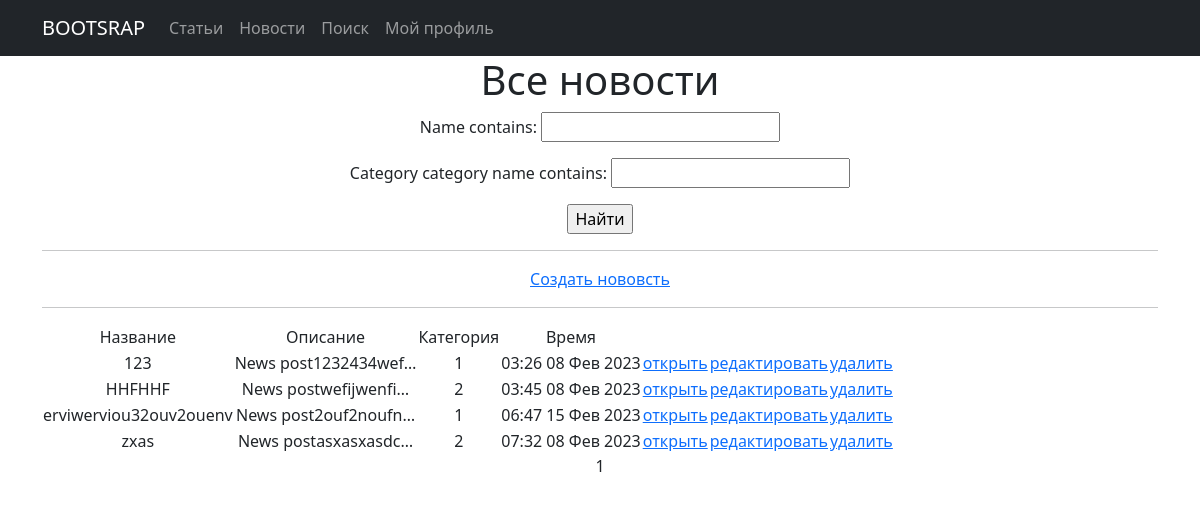
Before: /simpleapp/news/ with the older database file.
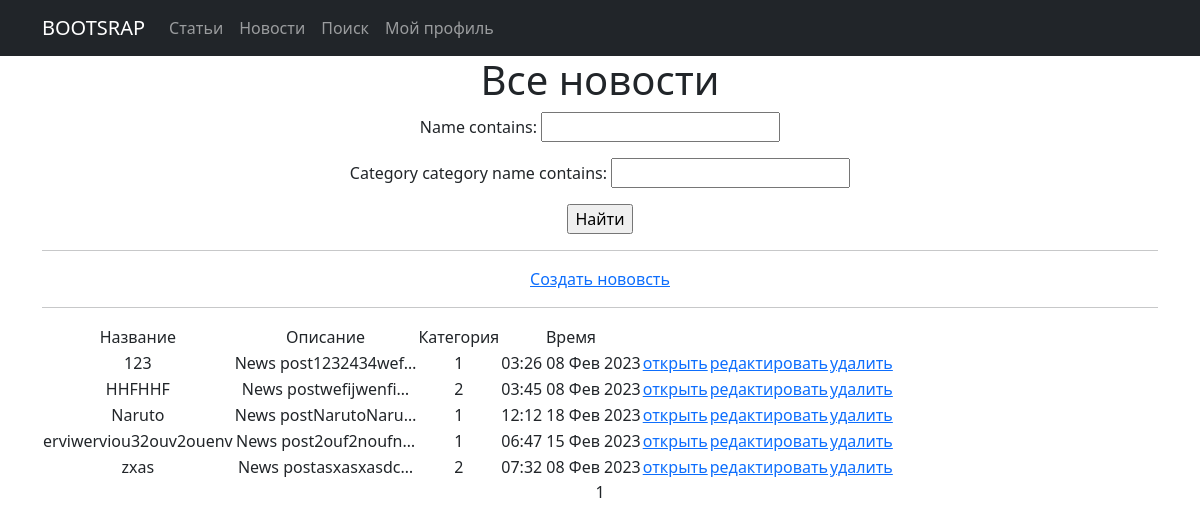
After: the same page with the newer database file.
### simpleapp/models.py (models this page shows, shortened)
class News(models.Model):
    date = models.DateTimeField(default=datetime.now)
    name = models.CharField(max_length=50, unique=True)
    description = models.TextField(default="News post")
    category = models.ForeignKey(
        to='Category',
        on_delete=models.CASCADE,
        related_name='news',  # все продукты в категории будут доступны через поле products
    )

class Category(models.Model):
    category_name = models.CharField(max_length=255, unique=True)

### simpleapp/views.py (the view)
# urls.py: path('news/', NewsList.as_view(), name='news'),
class NewsList(ListView):
    model = News
    ordering = 'name'
    template_name = 'news.html'
    context_object_name = 'news'
    paginate_by = 10
    def get_queryset(self):
        queryset = super().get_queryset()
        self.filterset = NewsFilter(self.request.GET, queryset)
        return self.filterset.qs
    def get_context_data(self, **kwargs):
        context = super().get_context_data(**kwargs)
        context['filterset'] = self.filterset
        return context

### simpleapp/templatetags/custom_filters.py (called while the page is built)
@register.filter()
def censor(value):
    try:
        if "редиска" in value:
            value = value.replace('редиска', 'р******')
            return value
        else:
            return value
    except:
        raise TypeError("Функция принимает только строки")

### templates/news.html (shortened to what this page needs)
{% extends 'flatpages/default.html' %}
{% load custom_filters %}
{% load custom_tags %}
{% block content %}
   <h1>Все новости</h1>
   <form action="" method="get">
       {{ filterset.form.as_p }}
       <input type="submit" value="Найти" />
   </form>
   <hr>
   <a href="{% url 'news_create' %}">Создать нововсть</a>
   <hr>
   {% if news %}
       <table>
           <tr>
               <td>Название</td>
               <td>Описание</td>
               <td>Категория</td>
               <td>Время</td>
           </tr>
           {% for post in news %}
           <tr>
               <td>{{ post.name }}</td>
               <td>{{ post.description|censor|truncatechars:20 }}</td>
               <td>{{ post.category.category_name}}</td>
               <td>{{ post.date|date:'h:s d M Y' }}</td>
               <td><a href = "{{post.pk}}">открыть</a></td>
               <td><a href = "{{post.pk}}/update">редактировать</a></td>
               <td><a href = "{{post.pk}}/delete">удалить</a></td>
           </tr>
           {% endfor %}
       </table>
   {% else %}
       <h2>Новостей нет!</h2>
   {% endif %}
   {{ page_obj.number }}
{% endblock content %}

Changed rows visible on the page:
added News: name "Naruto", description|censor "News postNarutoNaru…", category.category_name "1", date "12:12 18 Фев 2023"
